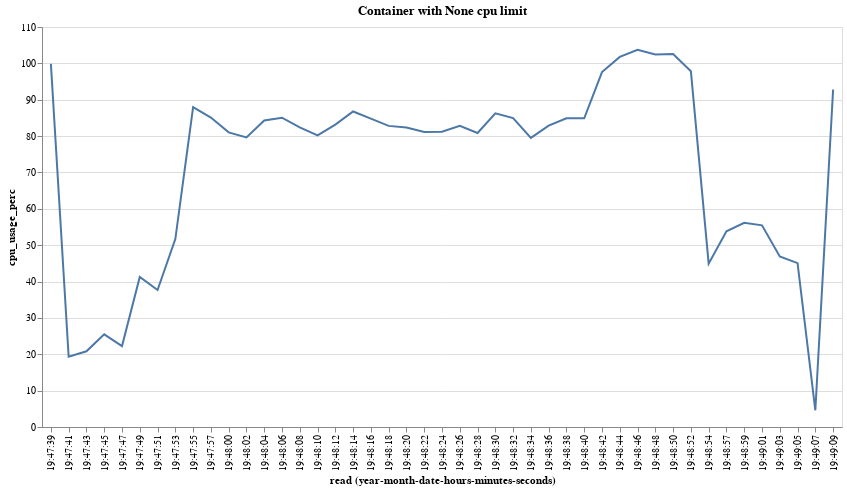

Notebook code for this chart:
### Code cell
chart = generate_chart(run_with_num_cpu())
print_relevant_logs()
chart

### Figure 1 — Vega-Lite specification as saved in the notebook (floating-point values rounded to 4 significant figures)
{"$schema": "https://vega.github.io/schema/vega-lite/v4.17.0.json", "config": {"view": {"continuousHeight": 300, "continuousWidth": 400}}, "data": {"name": "data-4ed78ab029f3336dae77c230fe053a29"}, "datasets": {"data-4ed78ab029f3336dae77c230fe053a29": [{"cpu_delta": 981132000, "cpu_stats.cpu_usage.total_usage": 1635803000, "cpu_stats.online_cpus": 4, "cpu_stats.system_cpu_usage": 4036975160000000, "cpu_usage_perc": 99.86, "precpu_stats.cpu_usage.total_usage": 654671000, "precpu_stats.system_cpu_usage": 4036971230000000, "read": "2022-11-08T19:47:39.582045369", "system_cpu_delta": 3930000000}, {"cpu_delta": 177690000, "cpu_stats.cpu_usage.total_usage": 2695223000, "cpu_stats.online_cpus": 4, "cpu_stats.system_cpu_usage": 4036982740000000, "cpu_usage_perc": 19.31, "precpu_stats.cpu_usage.total_usage": 2517533000, "precpu_stats.system_cpu_usage": 4036979060000000, "read": "2022-11-08T19:47:41.744370101", "system_cpu_delta": 3680000000}, {"cpu_delta": 167640000, "cpu_stats.cpu_usage.total_usage": 3020000000, "cpu_stats.online_cpus": 4, "cpu_stats.system_cpu_usage": 4036989270000000, "cpu_usage_perc": 20.82, "precpu_stats.cpu_usage.total_usage": 2852360000, "precpu_stats.system_cpu_usage": 4036986050000000, "read": "2022-11-08T19:47:43.746815484", "system_cpu_delta": 3220000000}, {"cpu_delta": 208969000, "cpu_stats.cpu_usage.total_usage": 3426231000, "cpu_stats.online_cpus": 4, "cpu_stats.system_cpu_usage": 4036995850000000, "cpu_usage_perc": 25.48, "precpu_stats.cpu_usage.total_usage": 3217262000, "precpu_stats.system_cpu_usage": 4036992570000000, "read": "2022-11-08T19:47:45.769935372", "system_cpu_delta": 3280000000}, {"cpu_delta": 179736000, "cpu_stats.cpu_usage.total_usage": 3845721000, "cpu_stats.online_cpus": 4, "cpu_stats.system_cpu_usage": 4037002420000000, "cpu_usage_perc": 22.26, "precpu_stats.cpu_usage.total_usage": 3665985000, "precpu_stats.system_cpu_usage": 4036999190000000, "read": "2022-11-08T19:47:47.797285158", "system_cpu_delta": 3230000000}, {"cpu_delta": 336198000, "cpu_stats.cpu_usage.total_usage": 4492374000, "cpu_stats.online_cpus": 4, "cpu_stats.system_cpu_usage": 4037008990000000, "cpu_usage_perc": 41.25, "precpu_stats.cpu_usage.total_usage": 4156176000, "precpu_stats.system_cpu_usage": 4037005730000000, "read": "2022-11-08T19:47:49.811873433", "system_cpu_delta": 3260000000}, {"cpu_delta": 318351000, "cpu_stats.cpu_usage.total_usage": 5053734000, "cpu_stats.online_cpus": 4, "cpu_stats.system_cpu_usage": 4037015780000000, "cpu_usage_perc": 37.67, "precpu_stats.cpu_usage.total_usage": 4735383000, "precpu_stats.system_cpu_usage": 4037012400000000, "read": "2022-11-08T19:47:51.853433483", "system_cpu_delta": 3380000000}, {"cpu_delta": 467666000, "cpu_stats.cpu_usage.total_usage": 5776373000, "cpu_stats.online_cpus": 4, "cpu_stats.system_cpu_usage": 4037022730000000, "cpu_usage_perc": 51.68, "precpu_stats.cpu_usage.total_usage": 5308707000, "precpu_stats.system_cpu_usage": 4037019110000000, "read": "2022-11-08T19:47:53.940199011", "system_cpu_delta": 3620000000}, {"cpu_delta": 796059000, "cpu_stats.cpu_usage.total_usage": 7363628000, "cpu_stats.online_cpus": 4, "cpu_stats.system_cpu_usage": 4037030030000000, "cpu_usage_perc": 87.96, "precpu_stats.cpu_usage.total_usage": 6567569000, "precpu_stats.system_cpu_usage": 4037026410000000, "read": "2022-11-08T19:47:55.975105980", "system_cpu_delta": 3620000000}, {"cpu_delta": 770039000, "cpu_stats.cpu_usage.total_usage": 8916635000, "cpu_stats.online_cpus": 4, "cpu_stats.system_cpu_usage": 4037037300000000, "cpu_usage_perc": 85.09, "precpu_stats.cpu_usage.total_usage": 8146596000, "precpu_stats.system_cpu_usage": 4037033680000000, "read": "2022-11-08T19:47:57.997650705", "system_cpu_delta": 3620000000}, {"cpu_delta": 735307000, "cpu_stats.cpu_usage.total_usage": 10424348000, "cpu_stats.online_cpus": 4, "cpu_stats.system_cpu_usage": 4037044510000000, "cpu_usage_perc": 81.03, "precpu_stats.cpu_usage.total_usage": 9689041000, "precpu_stats.system_cpu_usage": 4037040880000000, "read": "2022-11-08T19:48:00.015565893", "system_cpu_delta": 3630000000}, {"cpu_delta": 708794000, "cpu_stats.cpu_usage.total_usage": 11906427000, "cpu_stats.online_cpus": 4, "cpu_stats.system_cpu_usage": 4037051680000000, "cpu_usage_perc": 79.64, "precpu_stats.cpu_usage.total_usage": 11197633000, "precpu_stats.system_cpu_usage": 4037048120000000, "read": "2022-11-08T19:48:02.030200837", "system_cpu_delta": 3560000000}, {"cpu_delta": 766983000, "cpu_stats.cpu_usage.total_usage": 13321099000, "cpu_stats.online_cpus": 4, "cpu_stats.system_cpu_usage": 4037058860000000, "cpu_usage_perc": 84.28, "precpu_stats.cpu_usage.total_usage": 12554116000, "precpu_stats.system_cpu_usage": 4037055220000000, "read": "2022-11-08T19:48:04.054679141", "system_cpu_delta": 3640000000}, {"cpu_delta": 790959000, "cpu_stats.cpu_usage.total_usage": 14911775000, "cpu_stats.online_cpus": 4, "cpu_stats.system_cpu_usage": 4037066340000000, "cpu_usage_perc": 85.05, "precpu_stats.cpu_usage.total_usage": 14120816000, "precpu_stats.system_cpu_usage": 4037062620000000, "read": "2022-11-08T19:48:06.124986869", "system_cpu_delta": 3720000000}, {"cpu_delta": 760298000, "cpu_stats.cpu_usage.total_usage": 16445081000, "cpu_stats.online_cpus": 4, "cpu_stats.system_cpu_usage": 4037073840000000, "cpu_usage_perc": 82.42, "precpu_stats.cpu_usage.total_usage": 15684783000, "precpu_stats.system_cpu_usage": 4037070150000000, "read": "2022-11-08T19:48:08.171931068", "system_cpu_delta": 3690000000}, {"cpu_delta": 747989000, "cpu_stats.cpu_usage.total_usage": 17984138000, "cpu_stats.online_cpus": 4, "cpu_stats.system_cpu_usage": 4037081240000000, "cpu_usage_perc": 80.21, "precpu_stats.cpu_usage.total_usage": 17236149000, "precpu_stats.system_cpu_usage": 4037077510000000, "read": "2022-11-08T19:48:10.187941461", "system_cpu_delta": 3730000000}, {"cpu_delta": 756631000, "cpu_stats.cpu_usage.total_usage": 19519366000, "cpu_stats.online_cpus": 4, "cpu_stats.system_cpu_usage": 4037088570000000, "cpu_usage_perc": 83.15, "precpu_stats.cpu_usage.total_usage": 18762735000, "precpu_stats.system_cpu_usage": 4037084930000000, "read": "2022-11-08T19:48:12.205509950", "system_cpu_delta": 3640000000}, {"cpu_delta": 796136000, "cpu_stats.cpu_usage.total_usage": 21057830000, "cpu_stats.online_cpus": 4, "cpu_stats.system_cpu_usage": 4037095900000000, "cpu_usage_perc": 86.77, "precpu_stats.cpu_usage.total_usage": 20261694000, "precpu_stats.system_cpu_usage": 4037092230000000, "read": "2022-11-08T19:48:14.203517113", "system_cpu_delta": 3670000000}, {"cpu_delta": 771543000, "cpu_stats.cpu_usage.total_usage": 22611530000, "cpu_stats.online_cpus": 4, "cpu_stats.system_cpu_usage": 4037103220000000, "cpu_usage_perc": 84.78, "precpu_stats.cpu_usage.total_usage": 21839987000, "precpu_stats.system_cpu_usage": 4037099580000000, "read": "2022-11-08T19:48:16.224895534", "system_cpu_delta": 3640000000}, {"cpu_delta": 776349000, "cpu_stats.cpu_usage.total_usage": 24166660000, "cpu_stats.online_cpus": 4, "cpu_stats.system_cpu_usage": 4037110620000000, "cpu_usage_perc": 82.81, "precpu_stats.cpu_usage.total_usage": 23390311000, "precpu_stats.system_cpu_usage": 4037106870000000, "read": "2022-11-08T19:48:18.266656613", "system_cpu_delta": 3750000000}, {"cpu_delta": 757458000, "cpu_stats.cpu_usage.total_usage": 25746594000, "cpu_stats.online_cpus": 4, "cpu_stats.system_cpu_usage": 4037118220000000, "cpu_usage_perc": 82.33, "precpu_stats.cpu_usage.total_usage": 24989136000, "precpu_stats.system_cpu_usage": 4037114540000000, "read": "2022-11-08T19:48:20.348594553", "system_cpu_delta": 3680000000}, {"cpu_delta": 752376000, "cpu_stats.cpu_usage.total_usage": 27286199000, "cpu_stats.online_cpus": 4, "cpu_stats.system_cpu_usage": 4037125580000000, "cpu_usage_perc": 81.12, "precpu_stats.cpu_usage.total_usage": 26533823000, "precpu_stats.system_cpu_usage": 4037121870000000, "read": "2022-11-08T19:48:22.373380556", "system_cpu_delta": 3710000000}, {"cpu_delta": 746917000, "cpu_stats.cpu_usage.total_usage": 28800165000, "cpu_stats.online_cpus": 4, "cpu_stats.system_cpu_usage": 4037132890000000, "cpu_usage_perc": 81.19, "precpu_stats.cpu_usage.total_usage": 28053248000, "precpu_stats.system_cpu_usage": 4037129210000000, "read": "2022-11-08T19:48:24.390852904", "system_cpu_delta": 3680000000}, {"cpu_delta": 768070000, "cpu_stats.cpu_usage.total_usage": 30338954000, "cpu_stats.online_cpus": 4, "cpu_stats.system_cpu_usage": 4037140230000000, "cpu_usage_perc": 82.81, "precpu_stats.cpu_usage.total_usage": 29570884000, "precpu_stats.system_cpu_usage": 4037136520000000, "read": "2022-11-08T19:48:26.406191938", "system_cpu_delta": 3710000000}, {"cpu_delta": 753982000, "cpu_stats.cpu_usage.total_usage": 31871464000, "cpu_stats.online_cpus": 4, "cpu_stats.system_cpu_usage": 4037147590000000, "cpu_usage_perc": 80.86, "precpu_stats.cpu_usage.total_usage": 31117482000, "precpu_stats.system_cpu_usage": 4037143860000000, "read": "2022-11-08T19:48:28.428519716", "system_cpu_delta": 3730000000}, {"cpu_delta": 791563000, "cpu_stats.cpu_usage.total_usage": 33470359000, "cpu_stats.online_cpus": 4, "cpu_stats.system_cpu_usage": 4037155110000000, "cpu_usage_perc": 86.27, "precpu_stats.cpu_usage.total_usage": 32678796000, "precpu_stats.system_cpu_usage": 4037151440000000, "read": "2022-11-08T19:48:30.486498410", "system_cpu_delta": 3670000000}, {"cpu_delta": 785614000, "cpu_stats.cpu_usage.total_usage": 35093866000, "cpu_stats.online_cpus": 4, "cpu_stats.system_cpu_usage": 4037162690000000, "cpu_usage_perc": 84.93, "precpu_stats.cpu_usage.total_usage": 34308252000, "precpu_stats.system_cpu_usage": 4037158990000000, "read": "2022-11-08T19:48:32.566290901", "system_cpu_delta": 3700000000}, {"cpu_delta": 737350000, "cpu_stats.cpu_usage.total_usage": 36599831000, "cpu_stats.online_cpus": 4, "cpu_stats.system_cpu_usage": 4037170040000000, "cpu_usage_perc": 79.5, "precpu_stats.cpu_usage.total_usage": 35862481000, "precpu_stats.system_cpu_usage": 4037166330000000, "read": "2022-11-08T19:48:34.582376208", "system_cpu_delta": 3710000000}, {"cpu_delta": 776798000, "cpu_stats.cpu_usage.total_usage": 38164554000, "cpu_stats.online_cpus": 4, "cpu_stats.system_cpu_usage": 4037177460000000, "cpu_usage_perc": 82.86, "precpu_stats.cpu_usage.total_usage": 37387756000, "precpu_stats.system_cpu_usage": 4037173710000000, "read": "2022-11-08T19:48:36.614878544", "system_cpu_delta": 3750000000}, {"cpu_delta": 783243000, "cpu_stats.cpu_usage.total_usage": 39714592000, "cpu_stats.online_cpus": 4, "cpu_stats.system_cpu_usage": 4037184780000000, "cpu_usage_perc": 84.9, "precpu_stats.cpu_usage.total_usage": 38931349000, "precpu_stats.system_cpu_usage": 4037181090000000, "read": "2022-11-08T19:48:38.631329778", "system_cpu_delta": 3690000000}, {"cpu_delta": 778816000, "cpu_stats.cpu_usage.total_usage": 41271495000, "cpu_stats.online_cpus": 4, "cpu_stats.system_cpu_usage": 4037192120000000, "cpu_usage_perc": 84.88, "precpu_stats.cpu_usage.total_usage": 40492679000, "precpu_stats.system_cpu_usage": 4037188450000000, "read": "2022-11-08T19:48:40.651727881", "system_cpu_delta": 3670000000}, {"cpu_delta": 1005449000, "cpu_stats.cpu_usage.total_usage": 43199282000, "cpu_stats.online_cpus": 4, "cpu_stats.system_cpu_usage": 4037200070000000, "cpu_usage_perc": 97.62, "precpu_stats.cpu_usage.total_usage": 42193833000, "precpu_stats.system_cpu_usage": 4037195950000000, "read": "2022-11-08T19:48:42.757311604", "system_cpu_delta": 4120000000}, {"cpu_delta": 1007580000, "cpu_stats.cpu_usage.total_usage": 45115263000, "cpu_stats.online_cpus": 4, "cpu_stats.system_cpu_usage": 4037207860000000, "cpu_usage_perc": 101.8, "precpu_stats.cpu_usage.total_usage": 44107683000, "precpu_stats.system_cpu_usage": 4037203900000000, "read": "2022-11-08T19:48:44.797872887", "system_cpu_delta": 3960000000}, {"cpu_delta": 1000944000, "cpu_stats.cpu_usage.total_usage": 47119413000, "cpu_stats.online_cpus": 4, "cpu_stats.system_cpu_usage": 4037215610000000, "cpu_usage_perc": 103.7, "precpu_stats.cpu_usage.total_usage": 46118469000, "precpu_stats.system_cpu_usage": 4037211750000000, "read": "2022-11-08T19:48:46.817126534", "system_cpu_delta": 3860000000}, {"cpu_delta": 1011586000, "cpu_stats.cpu_usage.total_usage": 49136775000, "cpu_stats.online_cpus": 4, "cpu_stats.system_cpu_usage": 4037223330000000, "cpu_usage_perc": 102.4, "precpu_stats.cpu_usage.total_usage": 48125189000, "precpu_stats.system_cpu_usage": 4037219380000000, "read": "2022-11-08T19:48:48.839061452", "system_cpu_delta": 3950000000}, {"cpu_delta": 1007802000, "cpu_stats.cpu_usage.total_usage": 51152356000, "cpu_stats.online_cpus": 4, "cpu_stats.system_cpu_usage": 4037231210000000, "cpu_usage_perc": 102.6, "precpu_stats.cpu_usage.total_usage": 50144554000, "precpu_stats.system_cpu_usage": 4037227280000000, "read": "2022-11-08T19:48:50.858584080", "system_cpu_delta": 3930000000}, {"cpu_delta": 968429000, "cpu_stats.cpu_usage.total_usage": 52913780000, "cpu_stats.online_cpus": 4, "cpu_stats.system_cpu_usage": 4037239000000000, "cpu_usage_perc": 97.82, "precpu_stats.cpu_usage.total_usage": 51945351000, "precpu_stats.system_cpu_usage": 4037235040000000, "read": "2022-11-08T19:48:52.890577498", "system_cpu_delta": 3960000000}, {"cpu_delta": 400825000, "cpu_stats.cpu_usage.total_usage": 53844627000, "cpu_stats.online_cpus": 4, "cpu_stats.system_cpu_usage": 4037246320000000, "cpu_usage_perc": 44.91, "precpu_stats.cpu_usage.total_usage": 53443802000, "precpu_stats.system_cpu_usage": 4037242750000000, "read": "2022-11-08T19:48:54.998694752", "system_cpu_delta": 3570000000}, {"cpu_delta": 454712000, "cpu_stats.cpu_usage.total_usage": 54798450000, "cpu_stats.online_cpus": 4, "cpu_stats.system_cpu_usage": 4037253110000000, "cpu_usage_perc": 53.81, "precpu_stats.cpu_usage.total_usage": 54343738000, "precpu_stats.system_cpu_usage": 4037249730000000, "read": "2022-11-08T19:48:57.011234740", "system_cpu_delta": 3380000000}, {"cpu_delta": 469011000, "cpu_stats.cpu_usage.total_usage": 55739405000, "cpu_stats.online_cpus": 4, "cpu_stats.system_cpu_usage": 4037259850000000, "cpu_usage_perc": 56.17, "precpu_stats.cpu_usage.total_usage": 55270394000, "precpu_stats.system_cpu_usage": 4037256510000000, "read": "2022-11-08T19:48:59.032271087", "system_cpu_delta": 3340000000}, {"cpu_delta": 467204000, "cpu_stats.cpu_usage.total_usage": 56673265000, "cpu_stats.online_cpus": 4, "cpu_stats.system_cpu_usage": 4037266660000000, "cpu_usage_perc": 55.45, "precpu_stats.cpu_usage.total_usage": 56206061000, "precpu_stats.system_cpu_usage": 4037263290000000, "read": "2022-11-08T19:49:01.055334685", "system_cpu_delta": 3370000000}, {"cpu_delta": 396402000, "cpu_stats.cpu_usage.total_usage": 57525995000, "cpu_stats.online_cpus": 4, "cpu_stats.system_cpu_usage": 4037273450000000, "cpu_usage_perc": 46.91, "precpu_stats.cpu_usage.total_usage": 57129593000, "precpu_stats.system_cpu_usage": 4037270070000000, "read": "2022-11-08T19:49:03.082586344", "system_cpu_delta": 3380000000}, {"cpu_delta": 382977000, "cpu_stats.cpu_usage.total_usage": 58320036000, "cpu_stats.online_cpus": 4, "cpu_stats.system_cpu_usage": 4037280200000000, "cpu_usage_perc": 45.06, "precpu_stats.cpu_usage.total_usage": 57937059000, "precpu_stats.system_cpu_usage": 4037276800000000, "read": "2022-11-08T19:49:05.114986185", "system_cpu_delta": 3400000000}, {"cpu_delta": 44476000, "cpu_stats.cpu_usage.total_usage": 59212624000, "cpu_stats.online_cpus": 4, "cpu_stats.system_cpu_usage": 4037288060000000, "cpu_usage_perc": 4.597, "precpu_stats.cpu_usage.total_usage": 59168148000, "precpu_stats.system_cpu_usage": 4037284190000000, "read": "2022-11-08T19:49:07.218552091", "system_cpu_delta": 3870000000}, {"cpu_delta": 909548000, "cpu_stats.cpu_usage.total_usage": 60237537000, "cpu_stats.online_cpus": 4, "cpu_stats.system_cpu_usage": 4037295860000000, "cpu_usage_perc": 92.81, "precpu_stats.cpu_usage.total_usage": 59327989000, "precpu_stats.system_cpu_usage": 4037291940000000, "read": "2022-11-08T19:49:09.258908631", "system_cpu_delta": 3920000000}]}, "encoding": {"x": {"axis": {"format": "%H:%M:%S", "labelAngle": -90}, "field": "read", "timeUnit": "yearmonthdatehoursminutesseconds", "type": "ordinal"}, "y": {"field": "cpu_usage_perc", "type": "quantitative"}}, "height": 400, "mark": "line", "title": "Container with None cpu limit", "width": 800}
